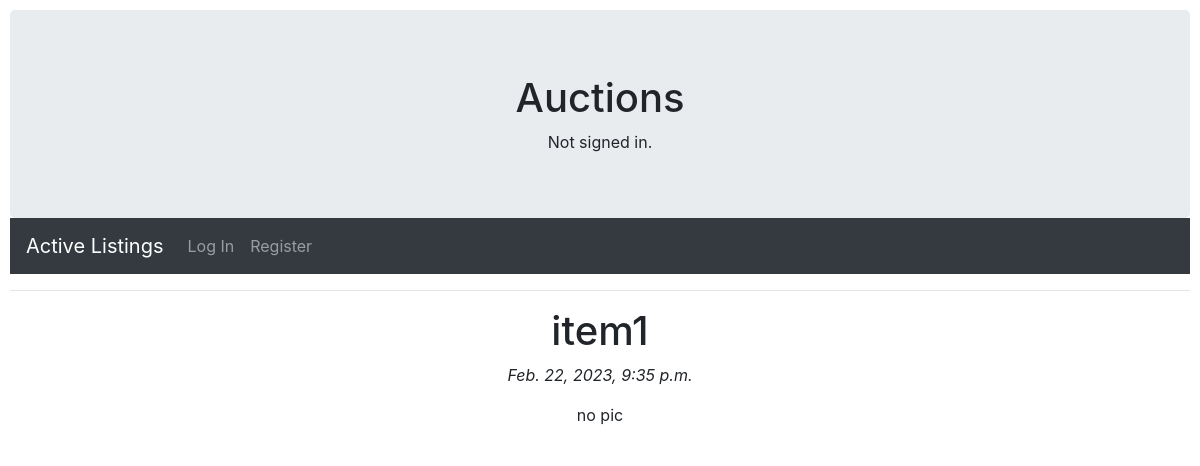
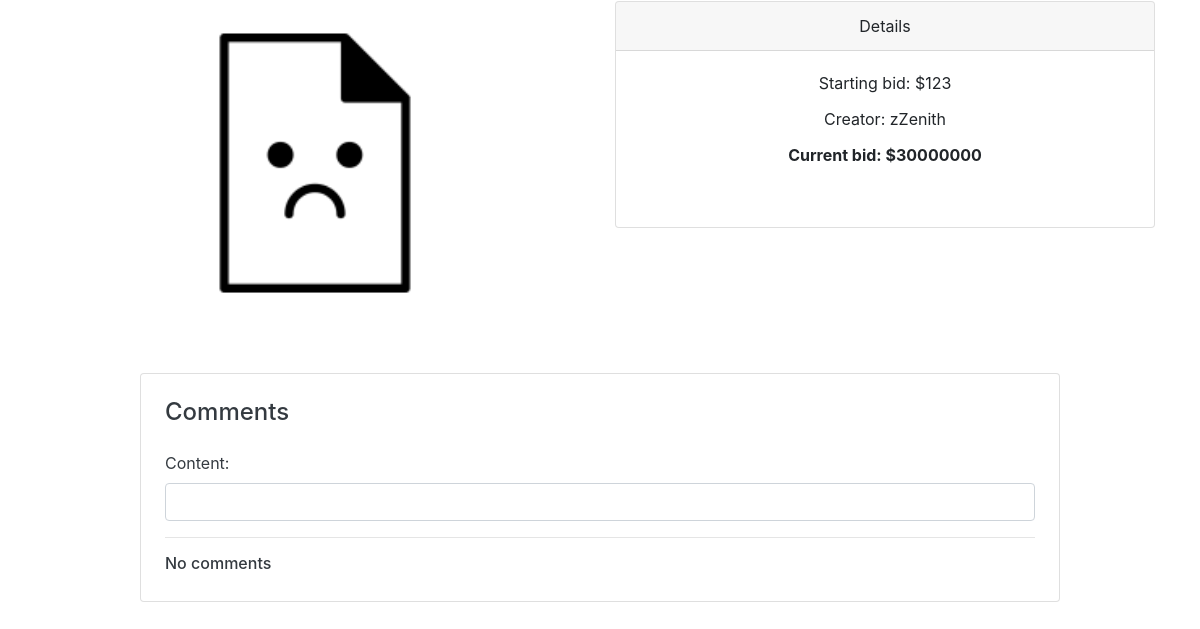
The app's page /details/item1/, older data (2 pictures, top to bottom).
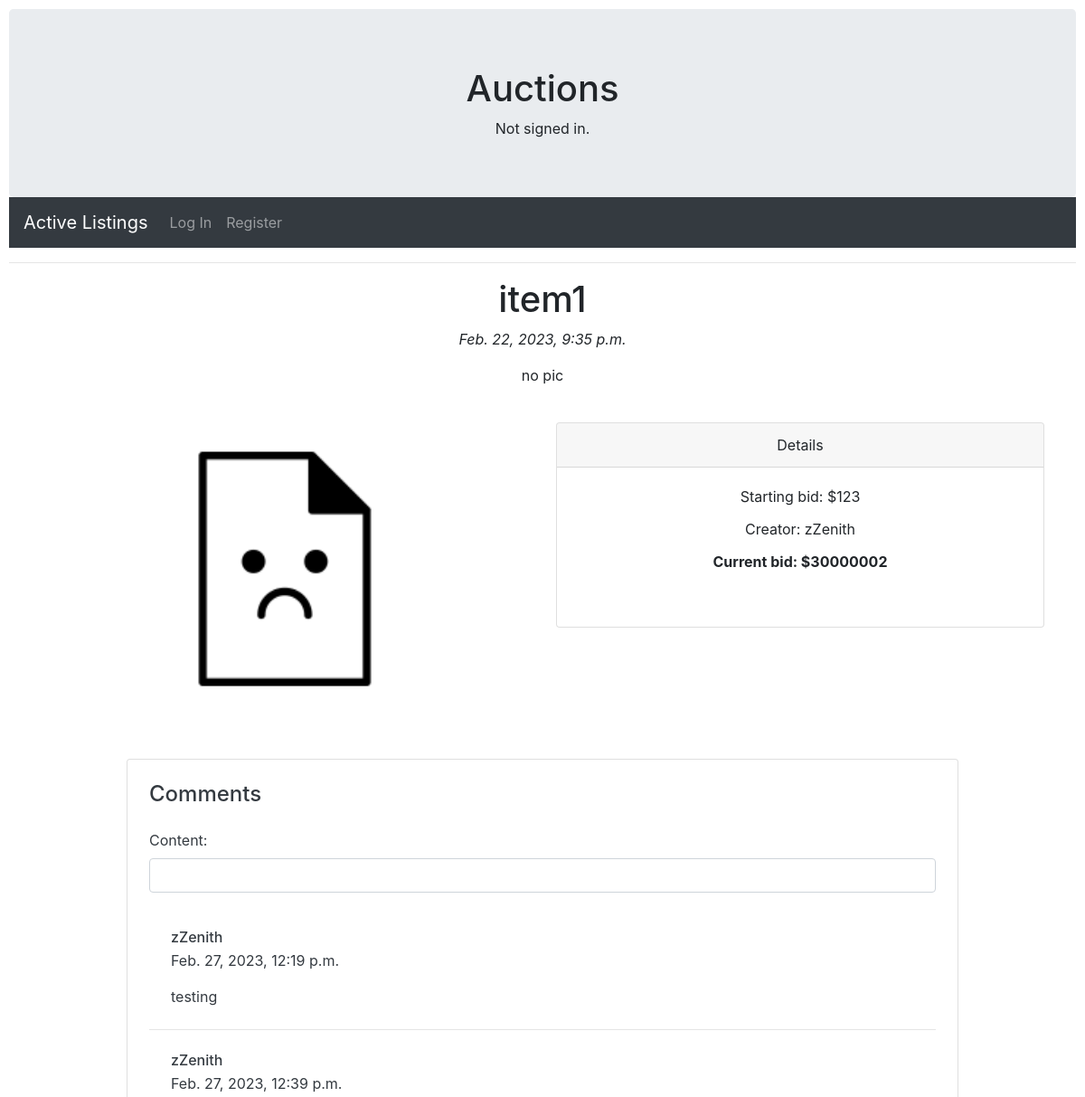
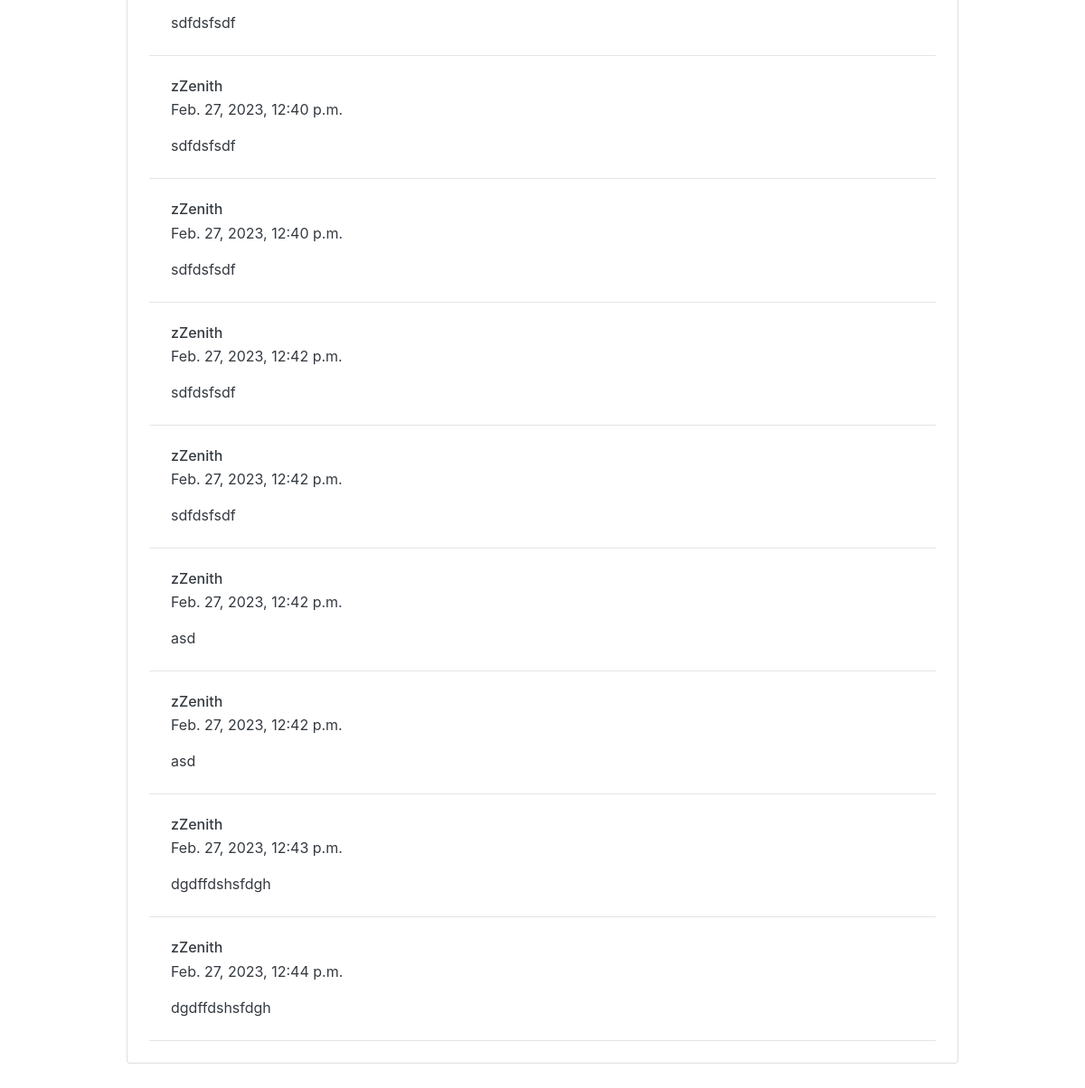
The same page, newer data (2 pictures, top to bottom).
### auctions/models.py (models this page shows)
class Listing(models.Model):
    listing_name = models.CharField(primary_key=True, max_length=64)
    listing_desc = models.CharField(max_length=256)
    starting_bid = models.IntegerField()
    current_bid = models.ForeignKey(
        Bid, on_delete=models.CASCADE, null=True, blank=True)
    creator = models.ForeignKey(User, on_delete=models.CASCADE)
    post_date = models.DateTimeField(default=now, editable=False)
    picture = models.ImageField(blank=True, null=True, upload_to="images/")

class Bid(models.Model):
    buyer = models.ForeignKey(User, on_delete=models.CASCADE)
    value = models.IntegerField()

class User(AbstractUser):
    pass

class Comment(models.Model):
    user = models.ForeignKey(User, on_delete=models.CASCADE)
    content = models.CharField(max_length=512, blank=True)
    item = models.ForeignKey(Listing, on_delete=models.CASCADE)
    post_date = models.DateTimeField(default=now, editable=False)

### auctions/views.py (the view, shortened to what this page needs)
# urls.py: path("details/<str:item>/", views.details, name="details"),
def details(request, item):
    listing = Listing.objects.get(listing_name=item)
    comments = Comment.objects.filter(item=listing)
    return render(request, "auctions/details.html", {
        'listing': listing,
        'form': BidForm,
        'comments': comments,
        'form2': CommentForm
    })

### auctions/templates/auctions/details.html (shortened to what this page needs)
{% extends "auctions/layout.html" %}
{% block body %}
<div class="container text-center">
    <h1>{{listing.listing_name}}</h1>
    <p><em>{{listing.post_date}}</em></p>
    <p>{{listing.listing_desc}}</p>
    <br>
    <div class="row">
        <div class="col-sm-6">
            <img src="{{listing.picture.url}}" alt="{{listing.listing_name}}" width="60%">
        </div>
        <div class="col-sm-6">
            <div class="card">
                <div class="card-header">
                    Details
                </div>
                <div class="card-body">
                    <p class="card-title">Starting bid: ${{listing.starting_bid}}</p>
                    <p class="card-title">Creator: {{listing.creator.username}}</p>
                    {% if listing.current_bid %}
                    <p class="card-text"><strong>Current bid: ${{listing.current_bid.value}}</strong></p><br>
                    {% else %}
                    <p><strong>No bids so far</strong></p><br>
                    {% endif %}
                </div>
            </div>
        </div>
    </div>
</div>
<div class="container my-6 py-5">
    <div class="row d-flex justify-content-center">
        <div class="col-md-12 col-lg-10">
            <div class="card text-dark">
                <div class="card-body p-4">
                    <h4 class="mb-0">Comments</h4>
                    <br>
                    <div class="mb-3">
                        <form action="" method="POST">
                            {{form2}}
                        </form>
                    </div>
                    {% if comments %}
                    {% for comment in comments %}
                    <div class="card-body p-4">
                        <div class="d-flex flex-start">
                            <div>
                                <h6 class="fw-bold mb-1">{{comment.user.username}}</h6>
                                <div class="d-flex align-items-center mb-3">
                                    <p class="mb-0">
                                        {{comment.post_date}}
                                    </p>
                                </div>
                                <p class="mb-0">
                                    {{comment.content}}
                                </p>
                            </div>
                        </div>
                    </div>
                    <hr class="my-0" />
                    {% endfor %}
                    {% else %}
                    <hr>
                    <h6 class="fw-bold mb-1">No comments</h6>
                    {% endif %}
                </div>
            </div>
        </div>
    </div>
    {% endblock %}

Row changes from the older to the newer data that the page shows:
changed Listing "item1": current_bid.value "30000000" → "30000002"
added Comment: user.username "zZenith", post_date "Feb. 27, 2023, 12:19 p.m.", content "testing"
added Comment: user.username "zZenith", post_date "Feb. 27, 2023, 12:39 p.m.", content "sdfdsfsdf"
added Comment: user.username "zZenith", post_date "Feb. 27, 2023, 12:40 p.m.", content "sdfdsfsdf"
added Comment: user.username "zZenith", post_date "Feb. 27, 2023, 12:40 p.m.", content "sdfdsfsdf"
added Comment: user.username "zZenith", post_date "Feb. 27, 2023, 12:42 p.m.", content "sdfdsfsdf"
added Comment: user.username "zZenith", post_date "Feb. 27, 2023, 12:42 p.m.", content "sdfdsfsdf"
added Comment: user.username "zZenith", post_date "Feb. 27, 2023, 12:42 p.m.", content "asd"
added Comment: user.username "zZenith", post_date "Feb. 27, 2023, 12:42 p.m.", content "asd"
added Comment: user.username "zZenith", post_date "Feb. 27, 2023, 12:43 p.m.", content "dgdffdshsfdgh"
added Comment: user.username "zZenith", post_date "Feb. 27, 2023, 12:44 p.m.", content "dgdffdshsfdgh"
Text that changed along with them:
text no longer shown: "No comments"
